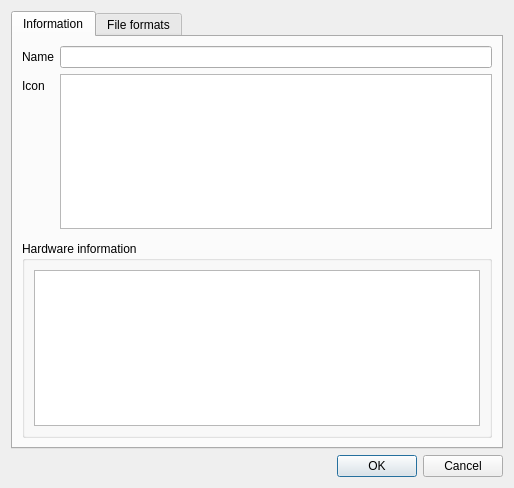
<?xml version="1.0" encoding="UTF-8"?>
<ui version="4.0">
 <class>DeviceProperties</class>
 <widget class="QDialog" name="DeviceProperties">
  <property name="geometry">
   <rect>
    <x>0</x>
    <y>0</y>
    <width>514</width>
    <height>488</height>
   </rect>
  </property>
  <property name="windowTitle">
   <string>Device Properties</string>
  </property>
  <property name="windowIcon">
   <iconset resource="../../data/icons.qrc">
    <normaloff>:/icons/64x64/strawberry.png</normaloff>:/icons/64x64/strawberry.png</iconset>
  </property>
  <layout class="QVBoxLayout" name="verticalLayout_5">
   <item>
    <widget class="QTabWidget" name="tabWidget">
     <property name="currentIndex">
      <number>0</number>
     </property>
     <widget class="QWidget" name="tab">
      <attribute name="title">
       <string>Information</string>
      </attribute>
      <layout class="QVBoxLayout" name="verticalLayout_4">
       <item>
        <layout class="QFormLayout" name="formLayout">
         <property name="fieldGrowthPolicy">
          <enum>QFormLayout::AllNonFixedFieldsGrow</enum>
         </property>
         <item row="0" column="0">
          <widget class="QLabel" name="label_2">
           <property name="text">
            <string>Name</string>
           </property>
          </widget>
         </item>
         <item row="0" column="1">
          <widget class="QLineEdit" name="name"/>
         </item>
         <item row="1" column="0">
          <widget class="QLabel" name="label">
           <property name="text">
            <string>Icon</string>
           </property>
          </widget>
         </item>
         <item row="1" column="1">
          <widget class="QListWidget" name="icon">
           <property name="verticalScrollBarPolicy">
            <enum>Qt::ScrollBarAlwaysOff</enum>
           </property>
           <property name="iconSize">
            <size>
             <width>48</width>
             <height>48</height>
            </size>
           </property>
           <property name="movement">
            <enum>QListView::Static</enum>
           </property>
           <property name="flow">
            <enum>QListView::LeftToRight</enum>
           </property>
           <property name="isWrapping" stdset="0">
            <bool>false</bool>
           </property>
           <property name="spacing">
            <number>5</number>
           </property>
           <property name="viewMode">
            <enum>QListView::IconMode</enum>
           </property>
           <property name="uniformItemSizes">
            <bool>true</bool>
           </property>
          </widget>
         </item>
         <item row="2" column="0" colspan="2">
          <widget class="FreeSpaceBar" name="free_space_bar" native="true"/>
         </item>
        </layout>
       </item>
       <item>
        <widget class="QGroupBox" name="groupBox">
         <property name="title">
          <string>Hardware information</string>
         </property>
         <layout class="QVBoxLayout" name="verticalLayout_2">
          <item>
           <widget class="QStackedWidget" name="hardware_info_stack">
            <property name="currentIndex">
             <number>1</number>
            </property>
            <widget class="QWidget" name="hardware_info_not_connected_page">
             <layout class="QVBoxLayout" name="verticalLayout">
              <property name="spacing">
               <number>0</number>
              </property>
              <property name="leftMargin">
               <number>0</number>
              </property>
              <property name="topMargin">
               <number>0</number>
              </property>
              <property name="rightMargin">
               <number>0</number>
              </property>
              <property name="bottomMargin">
               <number>0</number>
              </property>
              <item>
               <widget class="QLabel" name="label_6">
                <property name="text">
                 <string>Hardware information is only available while the device is connected.</string>
                </property>
                <property name="alignment">
                 <set>Qt::AlignLeading|Qt::AlignLeft|Qt::AlignTop</set>
                </property>
                <property name="wordWrap">
                 <bool>true</bool>
                </property>
               </widget>
              </item>
             </layout>
            </widget>
            <widget class="QWidget" name="hardware_info_page">
             <layout class="QVBoxLayout" name="verticalLayout_3">
              <property name="spacing">
               <number>0</number>
              </property>
              <property name="leftMargin">
               <number>0</number>
              </property>
              <property name="topMargin">
               <number>0</number>
              </property>
              <property name="rightMargin">
               <number>0</number>
              </property>
              <property name="bottomMargin">
               <number>0</number>
              </property>
              <item>
               <widget class="QTableWidget" name="hardware_info">
                <property name="editTriggers">
                 <set>QAbstractItemView::NoEditTriggers</set>
                </property>
                <property name="selectionMode">
                 <enum>QAbstractItemView::NoSelection</enum>
                </property>
                <property name="cornerButtonEnabled">
                 <bool>false</bool>
                </property>
                <property name="columnCount">
                 <number>2</number>
                </property>
                <attribute name="horizontalHeaderVisible">
                 <bool>false</bool>
                </attribute>
                <attribute name="horizontalHeaderStretchLastSection">
                 <bool>true</bool>
                </attribute>
                <attribute name="verticalHeaderVisible">
                 <bool>false</bool>
                </attribute>
                <column/>
                <column/>
               </widget>
              </item>
             </layout>
            </widget>
           </widget>
          </item>
         </layout>
        </widget>
       </item>
      </layout>
     </widget>
     <widget class="QWidget" name="tab_2">
      <attribute name="title">
       <string>File formats</string>
      </attribute>
      <layout class="QVBoxLayout" name="verticalLayout_9">
       <item>
        <widget class="QStackedWidget" name="formats_stack">
         <property name="currentIndex">
          <number>0</number>
         </property>
         <widget class="QWidget" name="formats_page">
          <layout class="QVBoxLayout" name="verticalLayout_7">
           <property name="leftMargin">
            <number>0</number>
           </property>
           <property name="topMargin">
            <number>0</number>
           </property>
           <property name="rightMargin">
            <number>0</number>
           </property>
           <property name="bottomMargin">
            <number>0</number>
           </property>
           <item>
            <widget class="QGroupBox" name="supported_formats_container">
             <property name="title">
              <string>Supported formats</string>
             </property>
             <layout class="QVBoxLayout" name="verticalLayout_6">
              <item>
               <widget class="QLabel" name="label_5">
                <property name="text">
                 <string>This device supports the following file formats:</string>
                </property>
               </widget>
              </item>
              <item>
               <widget class="QListWidget" name="supported_formats">
                <property name="selectionMode">
                 <enum>QAbstractItemView::NoSelection</enum>
                </property>
               </widget>
              </item>
             </layout>
            </widget>
           </item>
           <item>
            <widget class="QLabel" name="label_3">
             <property name="text">
              <string>Strawberry can automatically convert the music you copy to this device into a format that it can play.</string>
             </property>
             <property name="wordWrap">
              <bool>true</bool>
             </property>
            </widget>
           </item>
           <item>
            <widget class="QRadioButton" name="transcode_off">
             <property name="text">
              <string>Do not convert any music</string>
             </property>
            </widget>
           </item>
           <item>
            <widget class="QRadioButton" name="transcode_unsupported">
             <property name="text">
              <string>Convert any music that the device can't play</string>
             </property>
             <property name="checked">
              <bool>true</bool>
             </property>
            </widget>
           </item>
           <item>
            <widget class="QRadioButton" name="transcode_all">
             <property name="text">
              <string>Convert all music</string>
             </property>
            </widget>
           </item>
           <item>
            <layout class="QHBoxLayout" name="horizontalLayout">
             <item>
              <widget class="QLabel" name="label_4">
               <property name="text">
                <string>Preferred format</string>
               </property>
              </widget>
             </item>
             <item>
              <widget class="QComboBox" name="transcode_format">
               <property name="sizePolicy">
                <sizepolicy hsizetype="Expanding" vsizetype="Fixed">
                 <horstretch>0</horstretch>
                 <verstretch>0</verstretch>
                </sizepolicy>
               </property>
              </widget>
             </item>
            </layout>
           </item>
           <item>
            <spacer name="verticalSpacer">
             <property name="orientation">
              <enum>Qt::Vertical</enum>
             </property>
             <property name="sizeHint" stdset="0">
              <size>
               <width>20</width>
               <height>183</height>
              </size>
             </property>
            </spacer>
           </item>
          </layout>
         </widget>
         <widget class="QWidget" name="formats_page_not_connected">
          <layout class="QVBoxLayout" name="verticalLayout_8">
           <property name="leftMargin">
            <number>0</number>
           </property>
           <property name="topMargin">
            <number>0</number>
           </property>
           <property name="rightMargin">
            <number>0</number>
           </property>
           <property name="bottomMargin">
            <number>0</number>
           </property>
           <item>
            <widget class="QLabel" name="label_7">
             <property name="text">
              <string>This device must be connected and opened before Strawberry can see what file formats it supports.</string>
             </property>
             <property name="wordWrap">
              <bool>true</bool>
             </property>
            </widget>
           </item>
           <item>
            <layout class="QHBoxLayout" name="horizontalLayout_2">
             <item>
              <widget class="QPushButton" name="open_device">
               <property name="text">
                <string>Open device</string>
               </property>
              </widget>
             </item>
             <item>
              <spacer name="horizontalSpacer">
               <property name="orientation">
                <enum>Qt::Horizontal</enum>
               </property>
               <property name="sizeHint" stdset="0">
                <size>
                 <width>40</width>
                 <height>20</height>
                </size>
               </property>
              </spacer>
             </item>
            </layout>
           </item>
           <item>
            <spacer name="verticalSpacer_2">
             <property name="orientation">
              <enum>Qt::Vertical</enum>
             </property>
             <property name="sizeHint" stdset="0">
              <size>
               <width>20</width>
               <height>309</height>
              </size>
             </property>
            </spacer>
           </item>
          </layout>
         </widget>
         <widget class="QWidget" name="formats_page_loading">
          <layout class="QVBoxLayout" name="verticalLayout_10">
           <property name="leftMargin">
            <number>0</number>
           </property>
           <property name="topMargin">
            <number>0</number>
           </property>
           <property name="rightMargin">
            <number>0</number>
           </property>
           <property name="bottomMargin">
            <number>0</number>
           </property>
           <item>
            <layout class="QHBoxLayout" name="horizontalLayout_3">
             <item>
              <widget class="BusyIndicator" name="label_8" native="true"/>
             </item>
             <item>
              <widget class="QLabel" name="label_9">
               <property name="sizePolicy">
                <sizepolicy hsizetype="Expanding" vsizetype="Preferred">
                 <horstretch>0</horstretch>
                 <verstretch>0</verstretch>
                </sizepolicy>
               </property>
               <property name="text">
                <string>Querying device...</string>
               </property>
              </widget>
             </item>
            </layout>
           </item>
           <item>
            <spacer name="verticalSpacer_3">
             <property name="orientation">
              <enum>Qt::Vertical</enum>
             </property>
             <property name="sizeHint" stdset="0">
              <size>
               <width>20</width>
               <height>358</height>
              </size>
             </property>
            </spacer>
           </item>
          </layout>
         </widget>
        </widget>
       </item>
      </layout>
     </widget>
    </widget>
   </item>
   <item>
    <widget class="QDialogButtonBox" name="buttonBox">
     <property name="orientation">
      <enum>Qt::Horizontal</enum>
     </property>
     <property name="standardButtons">
      <set>QDialogButtonBox::Cancel|QDialogButtonBox::Ok</set>
     </property>
    </widget>
   </item>
  </layout>
 </widget>
 <customwidgets>
  <customwidget>
   <class>FreeSpaceBar</class>
   <extends>QWidget</extends>
   <header>widgets/freespacebar.h</header>
   <container>1</container>
  </customwidget>
  <customwidget>
   <class>BusyIndicator</class>
   <extends>QWidget</extends>
   <header>widgets/busyindicator.h</header>
  </customwidget>
 </customwidgets>
 <tabstops>
  <tabstop>name</tabstop>
  <tabstop>icon</tabstop>
  <tabstop>hardware_info</tabstop>
  <tabstop>tabWidget</tabstop>
  <tabstop>supported_formats</tabstop>
  <tabstop>transcode_format</tabstop>
  <tabstop>buttonBox</tabstop>
 </tabstops>
 <resources>
  <include location="../../data/data.qrc"/>
  <include location="../../data/icons.qrc"/>
 </resources>
 <connections>
  <connection>
   <sender>buttonBox</sender>
   <signal>accepted()</signal>
   <receiver>DeviceProperties</receiver>
   <slot>accept()</slot>
   <hints>
    <hint type="sourcelabel">
     <x>248</x>
     <y>254</y>
    </hint>
    <hint type="destinationlabel">
     <x>157</x>
     <y>274</y>
    </hint>
   </hints>
  </connection>
  <connection>
   <sender>buttonBox</sender>
   <signal>rejected()</signal>
   <receiver>DeviceProperties</receiver>
   <slot>reject()</slot>
   <hints>
    <hint type="sourcelabel">
     <x>316</x>
     <y>260</y>
    </hint>
    <hint type="destinationlabel">
     <x>286</x>
     <y>274</y>
    </hint>
   </hints>
  </connection>
 </connections>
</ui>
